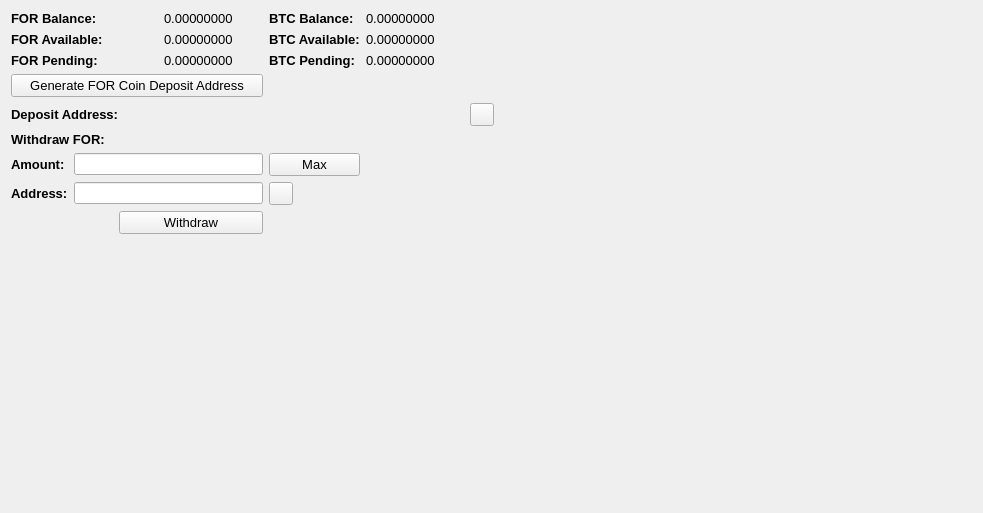
     <widget class="QWidget" name="BalanceTab">
      <attribute name="title">
       <string>Balance</string>
      </attribute>
      <layout class="QGridLayout" name="gridLayout_2">
       <item row="0" column="0" colspan="2">
        <widget class="QLabel" name="label_11">
         <property name="font">
          <font>
           <pointsize>10</pointsize>
           <weight>75</weight>
           <bold>true</bold>
          </font>
         </property>
         <property name="text">
          <string>FOR Balance:</string>
         </property>
        </widget>
       </item>
       <item row="0" column="3">
        <widget class="QLabel" name="FORBalanceLabel">
         <property name="font">
          <font>
           <pointsize>10</pointsize>
          </font>
         </property>
         <property name="text">
          <string>0.00000000</string>
         </property>
         <property name="textInteractionFlags">
          <set>Qt::LinksAccessibleByMouse|Qt::TextSelectableByMouse</set>
         </property>
        </widget>
       </item>
       <item row="0" column="4">
        <widget class="QLabel" name="label_12">
         <property name="font">
          <font>
           <pointsize>10</pointsize>
           <weight>75</weight>
           <bold>true</bold>
          </font>
         </property>
         <property name="text">
          <string>BTC Balance:</string>
         </property>
        </widget>
       </item>
       <item row="0" column="5">
        <widget class="QLabel" name="BitcoinBalanceLabel">
         <property name="font">
          <font>
           <pointsize>10</pointsize>
          </font>
         </property>
         <property name="text">
          <string>0.00000000</string>
         </property>
         <property name="textInteractionFlags">
          <set>Qt::LinksAccessibleByMouse|Qt::TextSelectableByMouse</set>
         </property>
        </widget>
       </item>
       <item row="0" column="7" rowspan="10">
        <spacer name="horizontalSpacer_4">
         <property name="orientation">
          <enum>Qt::Horizontal</enum>
         </property>
         <property name="sizeHint" stdset="0">
          <size>
           <width>478</width>
           <height>488</height>
          </size>
         </property>
        </spacer>
       </item>
       <item row="1" column="0" colspan="2">
        <widget class="QLabel" name="label_13">
         <property name="font">
          <font>
           <pointsize>10</pointsize>
           <weight>75</weight>
           <bold>true</bold>
          </font>
         </property>
         <property name="text">
          <string>FOR Available:</string>
         </property>
        </widget>
       </item>
       <item row="1" column="3">
        <widget class="QLabel" name="FORAvailableLabel_2">
         <property name="font">
          <font>
           <pointsize>10</pointsize>
          </font>
         </property>
         <property name="text">
          <string>0.00000000</string>
         </property>
         <property name="textInteractionFlags">
          <set>Qt::LinksAccessibleByMouse|Qt::TextSelectableByMouse</set>
         </property>
        </widget>
       </item>
       <item row="1" column="4">
        <widget class="QLabel" name="label_15">
         <property name="font">
          <font>
           <pointsize>10</pointsize>
           <weight>75</weight>
           <bold>true</bold>
          </font>
         </property>
         <property name="text">
          <string>BTC Available:</string>
         </property>
        </widget>
       </item>
       <item row="1" column="5">
        <widget class="QLabel" name="BitcoinAvailableLabel">
         <property name="font">
          <font>
           <pointsize>10</pointsize>
          </font>
         </property>
         <property name="text">
          <string>0.00000000</string>
         </property>
         <property name="textInteractionFlags">
          <set>Qt::LinksAccessibleByMouse|Qt::TextSelectableByMouse</set>
         </property>
        </widget>
       </item>
       <item row="2" column="0" colspan="2">
        <widget class="QLabel" name="label_14">
         <property name="font">
          <font>
           <pointsize>10</pointsize>
           <weight>75</weight>
           <bold>true</bold>
          </font>
         </property>
         <property name="text">
          <string>FOR Pending:</string>
         </property>
        </widget>
       </item>
       <item row="2" column="3">
        <widget class="QLabel" name="FORPendingLabel">
         <property name="font">
          <font>
           <pointsize>10</pointsize>
          </font>
         </property>
         <property name="text">
          <string>0.00000000</string>
         </property>
         <property name="textInteractionFlags">
          <set>Qt::LinksAccessibleByMouse|Qt::TextSelectableByMouse</set>
         </property>
        </widget>
       </item>
       <item row="2" column="4">
        <widget class="QLabel" name="label_31">
         <property name="font">
          <font>
           <pointsize>10</pointsize>
           <weight>75</weight>
           <bold>true</bold>
          </font>
         </property>
         <property name="text">
          <string>BTC Pending:</string>
         </property>
        </widget>
       </item>
       <item row="2" column="5">
        <widget class="QLabel" name="BitcoinPendingLabel">
         <property name="font">
          <font>
           <pointsize>10</pointsize>
          </font>
         </property>
         <property name="text">
          <string>0.00000000</string>
         </property>
         <property name="textInteractionFlags">
          <set>Qt::LinksAccessibleByMouse|Qt::TextSelectableByMouse</set>
         </property>
        </widget>
       </item>
       <item row="3" column="0" colspan="4">
        <widget class="QPushButton" name="GenDepositBTN">
         <property name="font">
          <font>
           <pointsize>10</pointsize>
          </font>
         </property>
         <property name="text">
          <string>Generate FOR Coin Deposit Address</string>
         </property>
        </widget>
       </item>
       <item row="4" column="0" colspan="3">
        <widget class="QLabel" name="label_33">
         <property name="font">
          <font>
           <pointsize>10</pointsize>
           <weight>75</weight>
           <bold>true</bold>
          </font>
         </property>
         <property name="text">
          <string>Deposit Address:</string>
         </property>
        </widget>
       </item>
       <item row="4" column="3" colspan="3">
        <widget class="QLabel" name="DepositAddressLabel">
         <property name="minimumSize">
          <size>
           <width>300</width>
           <height>0</height>
          </size>
         </property>
         <property name="palette">
          <palette>
           <active>
            <colorrole role="WindowText">
             <brush brushstyle="SolidPattern">
              <color alpha="255">
               <red>0</red>
               <green>0</green>
               <blue>0</blue>
              </color>
             </brush>
            </colorrole>
            <colorrole role="Text">
             <brush brushstyle="SolidPattern">
              <color alpha="255">
               <red>0</red>
               <green>0</green>
               <blue>255</blue>
              </color>
             </brush>
            </colorrole>
           </active>
           <inactive>
            <colorrole role="WindowText">
             <brush brushstyle="SolidPattern">
              <color alpha="255">
               <red>0</red>
               <green>0</green>
               <blue>0</blue>
              </color>
             </brush>
            </colorrole>
            <colorrole role="Text">
             <brush brushstyle="SolidPattern">
              <color alpha="255">
               <red>0</red>
               <green>0</green>
               <blue>255</blue>
              </color>
             </brush>
            </colorrole>
           </inactive>
           <disabled>
            <colorrole role="WindowText">
             <brush brushstyle="SolidPattern">
              <color alpha="255">
               <red>120</red>
               <green>120</green>
               <blue>120</blue>
              </color>
             </brush>
            </colorrole>
            <colorrole role="Text">
             <brush brushstyle="SolidPattern">
              <color alpha="255">
               <red>120</red>
               <green>120</green>
               <blue>120</blue>
              </color>
             </brush>
            </colorrole>
           </disabled>
          </palette>
         </property>
         <property name="font">
          <font>
           <pointsize>10</pointsize>
           <weight>75</weight>
           <bold>true</bold>
          </font>
         </property>
         <property name="text">
          <string/>
         </property>
         <property name="alignment">
          <set>Qt::AlignRight|Qt::AlignTrailing|Qt::AlignVCenter</set>
         </property>
         <property name="textInteractionFlags">
          <set>Qt::LinksAccessibleByMouse|Qt::TextSelectableByKeyboard|Qt::TextSelectableByMouse</set>
         </property>
        </widget>
       </item>
       <item row="4" column="6">
        <widget class="QToolButton" name="DepositCopyButton">
         <property name="toolTip">
          <string>Copy to clipboard</string>
         </property>
         <property name="text">
          <string/>
         </property>
         <property name="icon">
          <iconset resource="../bitcoin.qrc">
           <normaloff>:/icons/editcopy</normaloff>:/icons/editcopy</iconset>
         </property>
         <property name="shortcut">
          <string>Alt+P</string>
         </property>
        </widget>
       </item>
       <item row="5" column="0" colspan="2">
        <widget class="QLabel" name="label_34">
         <property name="font">
          <font>
           <pointsize>10</pointsize>
           <weight>75</weight>
           <bold>true</bold>
          </font>
         </property>
         <property name="text">
          <string>Withdraw FOR:</string>
         </property>
        </widget>
       </item>
       <item row="6" column="0">
        <widget class="QLabel" name="label_26">
         <property name="font">
          <font>
           <pointsize>10</pointsize>
           <weight>75</weight>
           <bold>true</bold>
          </font>
         </property>
         <property name="text">
          <string>Amount:</string>
         </property>
        </widget>
       </item>
       <item row="6" column="1" colspan="3">
        <widget class="QLineEdit" name="WithdrawUnitsInput">
         <property name="font">
          <font>
           <pointsize>9</pointsize>
           <weight>75</weight>
           <bold>true</bold>
          </font>
         </property>
         <property name="text">
          <string/>
         </property>
        </widget>
       </item>
       <item row="6" column="4">
        <widget class="QPushButton" name="Withdraw_Max_Amount">
         <property name="font">
          <font>
           <pointsize>10</pointsize>
          </font>
         </property>
         <property name="text">
          <string>Max</string>
         </property>
        </widget>
       </item>
       <item row="7" column="0">
        <widget class="QLabel" name="label_10">
         <property name="font">
          <font>
           <pointsize>10</pointsize>
           <weight>75</weight>
           <bold>true</bold>
          </font>
         </property>
         <property name="text">
          <string>Address:</string>
         </property>
        </widget>
       </item>
       <item row="7" column="1" colspan="3">
        <widget class="QLineEdit" name="WithdrawAddress">
         <property name="font">
          <font>
           <pointsize>9</pointsize>
           <weight>75</weight>
           <bold>true</bold>
          </font>
         </property>
        </widget>
       </item>
       <item row="7" column="4">
        <widget class="QToolButton" name="WithdrawPasteButton">
         <property name="toolTip">
          <string>Paste from clipboard</string>
         </property>
         <property name="text">
          <string/>
         </property>
         <property name="icon">
          <iconset resource="../bitcoin.qrc">
           <normaloff>:/icons/editpaste</normaloff>:/icons/editpaste</iconset>
         </property>
         <property name="shortcut">
          <string>Alt+P</string>
         </property>
        </widget>
       </item>
       <item row="8" column="2" colspan="2">
        <widget class="QPushButton" name="WithdrawUnitsBtn">
         <property name="font">
          <font>
           <pointsize>10</pointsize>
          </font>
         </property>
         <property name="text">
          <string>Withdraw</string>
         </property>
        </widget>
       </item>
       <item row="9" column="0" colspan="6">
        <spacer name="verticalSpacer">
         <property name="orientation">
          <enum>Qt::Vertical</enum>
         </property>
         <property name="sizeHint" stdset="0">
          <size>
           <width>428</width>
           <height>262</height>
          </size>
         </property>
        </spacer>
       </item>
      </layout>
      <zorder>label_31</zorder>
      <zorder>label_15</zorder>
      <zorder>label_12</zorder>
      <zorder>label_14</zorder>
      <zorder>label_13</zorder>
      <zorder>label_11</zorder>
      <zorder>BitcoinBalanceLabel</zorder>
      <zorder>FORBalanceLabel</zorder>
      <zorder>FORAvailableLabel_2</zorder>
      <zorder>FORPendingLabel</zorder>
      <zorder>BitcoinAvailableLabel</zorder>
      <zorder>BitcoinPendingLabel</zorder>
      <zorder>label_33</zorder>
      <zorder>GenDepositBTN</zorder>
      <zorder>DepositAddressLabel</zorder>
      <zorder>Withdraw_Max_Amount</zorder>
      <zorder>label_34</zorder>
      <zorder>WithdrawUnitsInput</zorder>
      <zorder>label_10</zorder>
      <zorder>label_26</zorder>
      <zorder>WithdrawAddress</zorder>
      <zorder>WithdrawUnitsBtn</zorder>
      <zorder>horizontalSpacer_4</zorder>
      <zorder>verticalSpacer</zorder>
      <zorder>WithdrawPasteButton</zorder>
      <zorder>DepositCopyButton</zorder>
     </widget>
